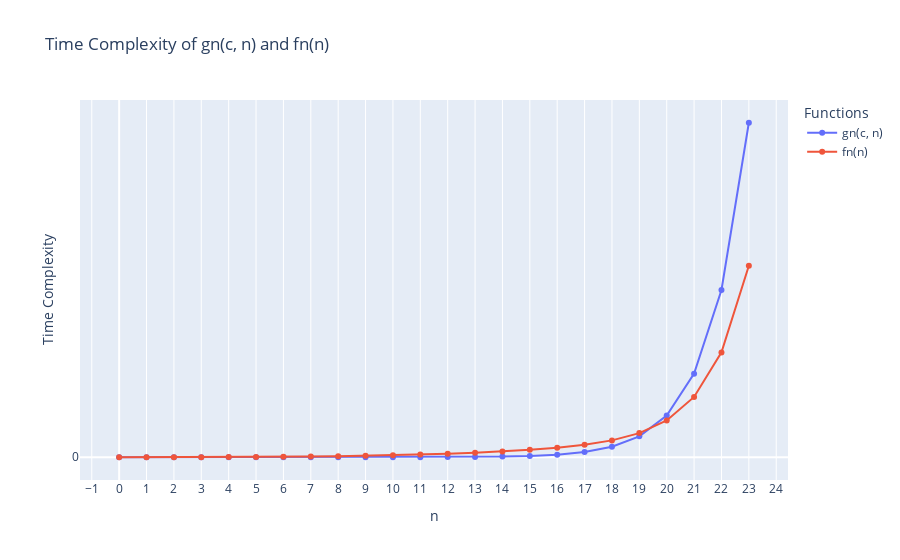

The notebook cell saved with this chart:
### Code cell


### Figure 1 — Plotly figure (JSON) as saved in the notebook; plotly's stock layout.template omitted (floating-point values rounded to 4 significant figures)
{"data": [{"mode": "lines+markers", "name": "gn(c, n)", "type": "scatter", "x": [0, 1, 2, 3, 4, 5, 6, 7, 8, 9, 10, 11, 12, 13, 14, 15, 16, 17, 18, 19, 20, 21, 22, 23], "y": [2, 4, 8, 16, 32, 64, 128, 256, 512, 1024, 2048, 4096, 8192, 16384, 32768, 65536, 131072, 262144, 524288, 1048576, 2097152, 4194304, 8388608, 16777216]}, {"mode": "lines+markers", "name": "fn(n)", "type": "scatter", "x": [0, 1, 2, 3, 4, 5, 6, 7, 8, 9, 10, 11, 12, 13, 14, 15, 16, 17, 18, 19, 20, 21, 22, 23], "y": [1, 103, 808, 2717, 6432, 12557, 21700, 34477, 51520, 73493, 101124, 135269, 177040, 228061, 290980, 370493, 475392, 622661, 845668, 1210549, 1848976, 3023693, 5259588, 9605837]}], "layout": {"autosize": true, "legend": {"title": {"text": "Functions"}}, "title": {"text": "Time Complexity of gn(c, n) and fn(n)"}, "xaxis": {"autorange": true, "dtick": 1, "range": [-1.399, 24.4], "tickmode": "linear", "title": {"text": "n"}, "type": "linear"}, "yaxis": {"autorange": true, "dtick": 100000000, "range": [-1385000.0, 18160000.0], "tickmode": "linear", "title": {"text": "Time Complexity"}, "type": "linear"}}}
